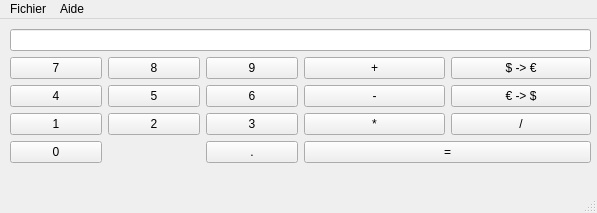
<?xml version="1.0" encoding="UTF-8"?>
<ui version="4.0">
 <class>MainWindow</class>
 <widget class="QMainWindow" name="MainWindow">
  <property name="geometry">
   <rect>
    <x>0</x>
    <y>0</y>
    <width>597</width>
    <height>213</height>
   </rect>
  </property>
  <property name="windowTitle">
   <string>MainWindow</string>
  </property>
  <widget class="QWidget" name="centralwidget">
   <widget class="QWidget" name="verticalLayoutWidget">
    <property name="geometry">
     <rect>
      <x>10</x>
      <y>10</y>
      <width>581</width>
      <height>161</height>
     </rect>
    </property>
    <layout class="QVBoxLayout" name="verticalLayout">
     <item>
      <widget class="QLineEdit" name="lineEdit"/>
     </item>
     <item>
      <layout class="QHBoxLayout" name="horizontalLayout">
       <item>
        <layout class="QGridLayout" name="gridLayout">
         <item row="0" column="2">
          <widget class="QPushButton" name="pushButton">
           <property name="text">
            <string>9</string>
           </property>
          </widget>
         </item>
         <item row="0" column="0">
          <widget class="QPushButton" name="pushButton_2">
           <property name="text">
            <string>7</string>
           </property>
          </widget>
         </item>
         <item row="0" column="1">
          <widget class="QPushButton" name="pushButton_3">
           <property name="text">
            <string>8</string>
           </property>
          </widget>
         </item>
         <item row="3" column="0">
          <widget class="QPushButton" name="pushButton_4">
           <property name="text">
            <string>0</string>
           </property>
          </widget>
         </item>
         <item row="1" column="0">
          <widget class="QPushButton" name="pushButton_5">
           <property name="text">
            <string>4</string>
           </property>
          </widget>
         </item>
         <item row="2" column="0">
          <widget class="QPushButton" name="pushButton_6">
           <property name="text">
            <string>1</string>
           </property>
          </widget>
         </item>
         <item row="1" column="1">
          <widget class="QPushButton" name="pushButton_7">
           <property name="text">
            <string>5</string>
           </property>
          </widget>
         </item>
         <item row="2" column="1">
          <widget class="QPushButton" name="pushButton_8">
           <property name="text">
            <string>2</string>
           </property>
          </widget>
         </item>
         <item row="1" column="2">
          <widget class="QPushButton" name="pushButton_9">
           <property name="text">
            <string>6</string>
           </property>
          </widget>
         </item>
         <item row="2" column="2">
          <widget class="QPushButton" name="pushButton_10">
           <property name="text">
            <string>3</string>
           </property>
          </widget>
         </item>
         <item row="3" column="2">
          <widget class="QPushButton" name="pushButton_11">
           <property name="text">
            <string>.</string>
           </property>
          </widget>
         </item>
        </layout>
       </item>
       <item>
        <layout class="QGridLayout" name="gridLayout_2">
         <item row="0" column="1">
          <widget class="QPushButton" name="pushButton_14">
           <property name="text">
            <string>$ -&gt; €</string>
           </property>
          </widget>
         </item>
         <item row="2" column="0">
          <widget class="QPushButton" name="pushButton_15">
           <property name="text">
            <string>*</string>
           </property>
          </widget>
         </item>
         <item row="3" column="0" colspan="2">
          <widget class="QPushButton" name="pushButton_18">
           <property name="text">
            <string>=</string>
           </property>
          </widget>
         </item>
         <item row="1" column="1">
          <widget class="QPushButton" name="pushButton_16">
           <property name="text">
            <string>€ -&gt; $</string>
           </property>
          </widget>
         </item>
         <item row="2" column="1">
          <widget class="QPushButton" name="pushButton_17">
           <property name="text">
            <string>/</string>
           </property>
          </widget>
         </item>
         <item row="0" column="0">
          <widget class="QPushButton" name="pushButton_13">
           <property name="text">
            <string>+</string>
           </property>
          </widget>
         </item>
         <item row="1" column="0">
          <widget class="QPushButton" name="pushButton_12">
           <property name="text">
            <string>-</string>
           </property>
          </widget>
         </item>
        </layout>
       </item>
      </layout>
     </item>
     <item>
      <spacer name="verticalSpacer">
       <property name="orientation">
        <enum>Qt::Vertical</enum>
       </property>
       <property name="sizeHint" stdset="0">
        <size>
         <width>20</width>
         <height>40</height>
        </size>
       </property>
      </spacer>
     </item>
    </layout>
   </widget>
  </widget>
  <widget class="QMenuBar" name="menubar">
   <property name="geometry">
    <rect>
     <x>0</x>
     <y>0</y>
     <width>597</width>
     <height>19</height>
    </rect>
   </property>
   <widget class="QMenu" name="menuFichier">
    <property name="title">
     <string>Fichier</string>
    </property>
    <addaction name="actionParametre"/>
    <addaction name="actionConvertion"/>
    <addaction name="actionQuitter"/>
   </widget>
   <widget class="QMenu" name="menuAide">
    <property name="title">
     <string>Aide</string>
    </property>
    <addaction name="actionA_propos"/>
    <addaction name="actionA_propos_de_QT"/>
   </widget>
   <addaction name="menuFichier"/>
   <addaction name="menuAide"/>
  </widget>
  <widget class="QStatusBar" name="statusbar"/>
  <action name="actionParametre">
   <property name="text">
    <string>Parametre</string>
   </property>
  </action>
  <action name="actionConvertion">
   <property name="text">
    <string>Convertion</string>
   </property>
  </action>
  <action name="actionQuitter">
   <property name="text">
    <string>Quitter</string>
   </property>
  </action>
  <action name="actionA_propos">
   <property name="text">
    <string>A propos</string>
   </property>
  </action>
  <action name="actionA_propos_de_QT">
   <property name="text">
    <string>A propos de QT</string>
   </property>
  </action>
 </widget>
 <resources/>
 <connections>
  <connection>
   <sender>actionQuitter</sender>
   <signal>triggered()</signal>
   <receiver>MainWindow</receiver>
   <slot>close()</slot>
   <hints>
    <hint type="sourcelabel">
     <x>-1</x>
     <y>-1</y>
    </hint>
    <hint type="destinationlabel">
     <x>302</x>
     <y>143</y>
    </hint>
   </hints>
  </connection>
 </connections>
</ui>
